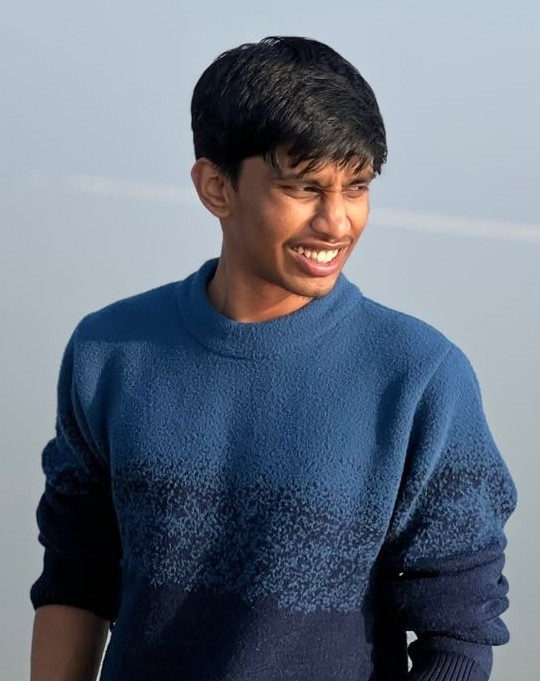
#> input picture assets/Photo.jpeg, 540 x 681 px, found by its file name
$ python make_avatar.py
#> lines starting #> are read from the running program, lines starting #| are printed output that depends on the picture
#!/usr/bin/env python3
"""Process photo for GitHub profile: crop, circle-mask, optimize."""

from PIL import Image, ImageDraw, ImageFilter, ImageEnhance
import sys
import os

def process_photo(input_path: str, output_path: str, size: int = 400):
#> called with input_path = 'assets/Photo.jpeg', output_path = 'assets/avatar.png', size = 400
    img = Image.open(input_path).convert("RGBA")
    w, h = img.size
#> w = 540; h = 681

    # Crop tighter around face/shoulders (center crop, biased slightly upward)
    crop_size = min(w, h)
#> crop_size = 540
    left = (w - crop_size) // 2
#> left = 0
    top = max(0, (h - crop_size) // 2 - int(crop_size * 0.05))  # bias upward
#> top = 43
    right = left + crop_size
#> right = 540
    bottom = top + crop_size
#> bottom = 583
    bottom = min(bottom, h)
    top = bottom - crop_size
    top = max(0, top)
    img = img.crop((left, top, right, bottom))
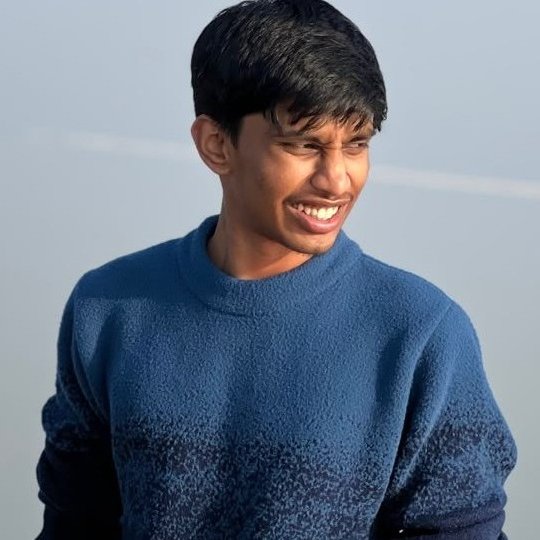
#> img: PIL image 540x540 RGBA; mean R, G, B, A 107, 117.8, 133.4, 255

    # Resize to target
    img = img.resize((size, size), Image.Resampling.LANCZOS)
#> img: PIL image 400x400 RGBA

    # Slightly increase brightness and contrast, reduce harsh highlights
    enhancer = ImageEnhance.Brightness(img)
    img = enhancer.enhance(1.05)
    enhancer = ImageEnhance.Contrast(img)
    img = enhancer.enhance(1.1)

    # Create circular mask
    mask = Image.new("L", (size, size), 0)
#> mask: PIL image 400x400 L; every value is 0
    draw = ImageDraw.Draw(mask)
    draw.ellipse((0, 0, size, size), fill=255)

    # Anti-alias the mask edge
    mask = mask.filter(ImageFilter.GaussianBlur(1.5))
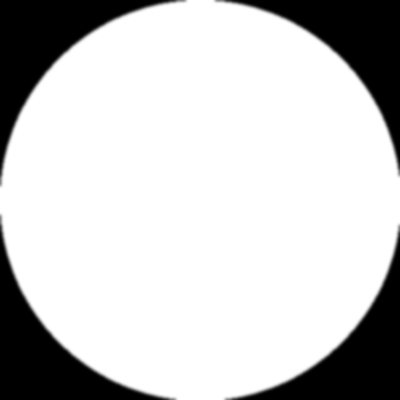
#> mask: PIL image 400x400 L; min 0, max 255, mean 201.1

    # Apply mask
    output = Image.new("RGBA", (size, size), (0, 0, 0, 0))
#> output: PIL image 400x400 RGBA; every value is 0
    output.paste(img, (0, 0), mask)
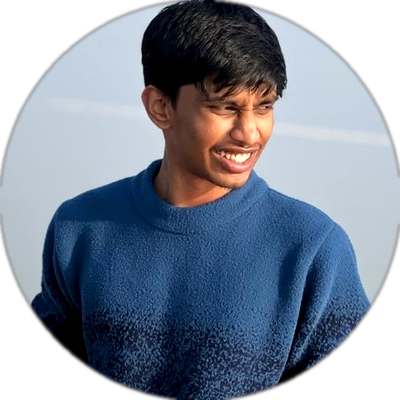
#> output: PIL image 400x400 RGBA; mean R, G, B, A 80.6, 90.3, 105.2, 201.1; transparent parts drawn white

    # Save as PNG (transparency for circle)
    output.save(output_path, "PNG", optimize=True)
    print(f"-> Saved circular portrait: {output_path} ({size}x{size}px)")

if __name__ == "__main__":
    input_file = sys.argv[1] if len(sys.argv) > 1 else "assets/Photo.jpeg"
    output_file = sys.argv[2] if len(sys.argv) > 2 else "assets/avatar.png"
    sz = int(sys.argv[3]) if len(sys.argv) > 3 else 400
    os.makedirs(os.path.dirname(os.path.abspath(output_file)), exist_ok=True)
    process_photo(input_file, output_file, sz)

$ run again, with assets/photo.jpg copied over assets/Photo.jpeg
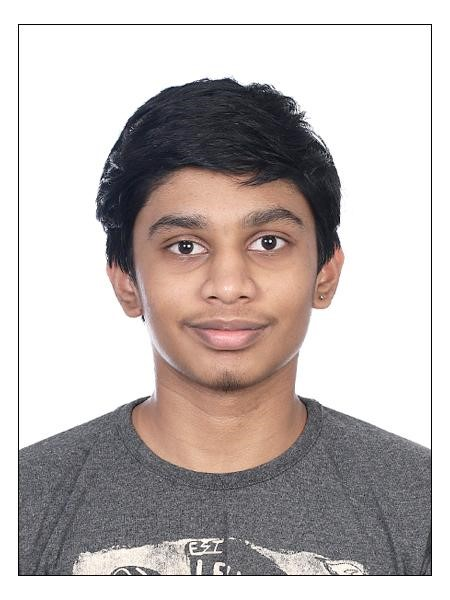
#> input picture assets/photo.jpg, 450 x 600 px, found by its file name
#> in process_photo, `img = img.crop((left, top, right, bottom))`:
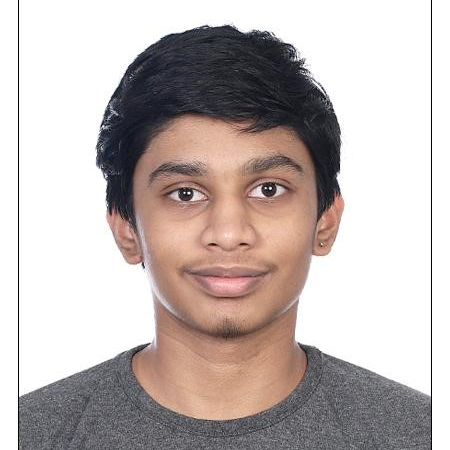
#> img: PIL image 450x450 RGBA; mean R, G, B, A 193.1, 182.8, 180.1, 255
#> in process_photo, `output.paste(img, (0, 0), mask)`:
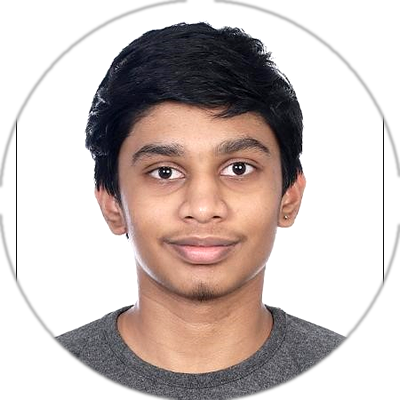
#> output: PIL image 400x400 RGBA; mean R, G, B, A 149.4, 137.5, 134, 201.1; transparent parts drawn white
